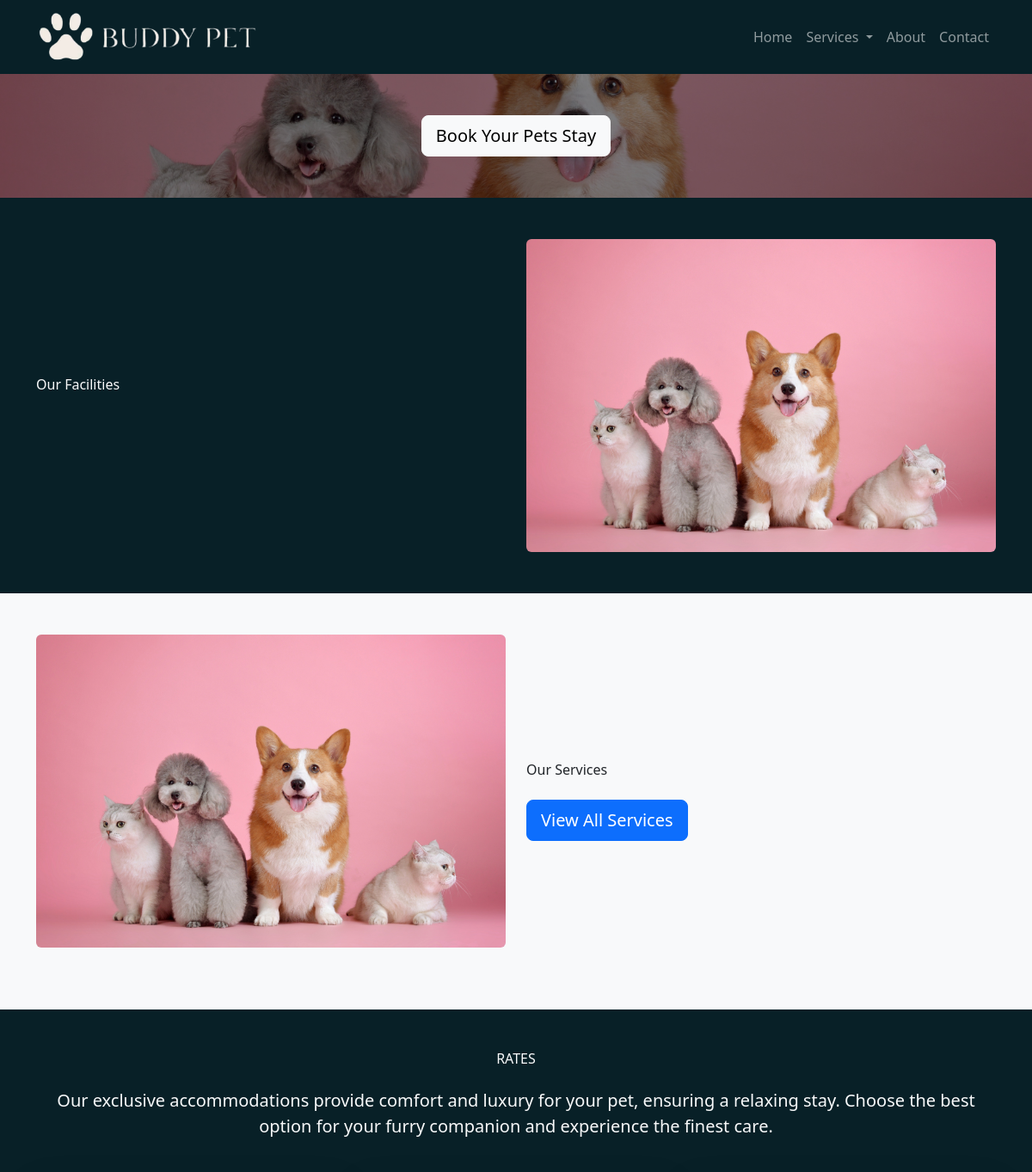
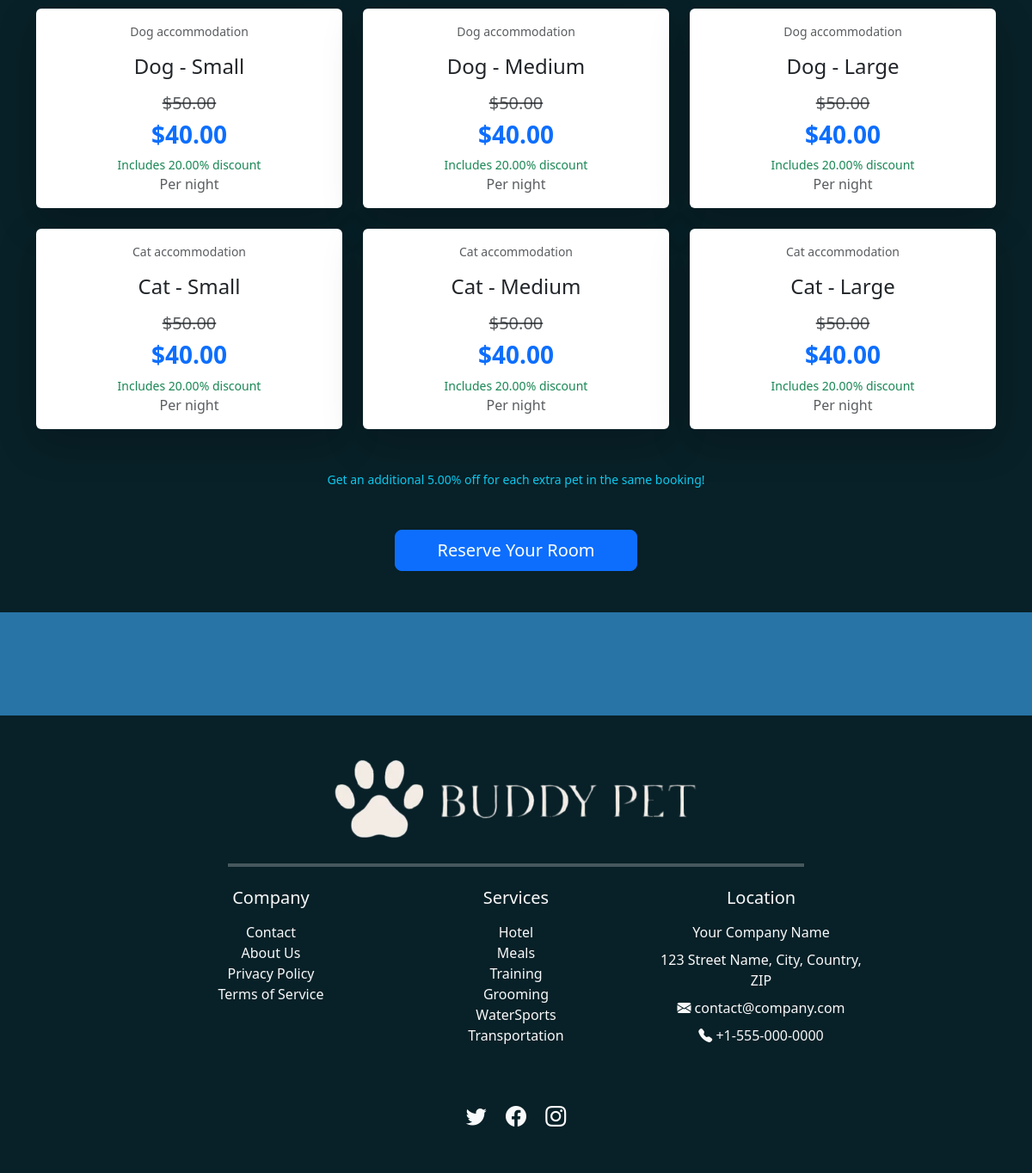
The page /hotel/ on the database its author committed (2 pictures, top to bottom).
### branding/models.py (models this page shows, shortened)
class Branding(models.Model):
    company_name = models.CharField(max_length=255, default="Your Company Name",
                                    help_text="Enter the full name of the company.")
    company_email = models.EmailField(default="contact@company.com",
                                      help_text="Enter the official company email address.")
    company_phone = models.CharField(max_length=20, default="+1-555-000-0000",
                                     help_text="Enter the company’s contact number (e.g., +1-555-000-0000).")
    company_address = models.TextField(default="123 Street Name, City, Country, ZIP",
                                       help_text="Enter the full address of the company, including city and ZIP code.")
    logo = models.ImageField(upload_to="branding/", default="default/default_logo.png",
                             help_text="Upload the website logo.")
    favicon = models.ImageField(upload_to="branding/", default="default/default_icon.ico",
                                help_text="Upload the favicon (ICO or PNG).")
    video = models.FileField(upload_to="branding/videos/", default="default/default_video.mp4", blank=True, null=True,
                             help_text="Upload a promotional or branding video file.")
    meta_keywords = models.CharField(max_length=255, blank=True,
                                     default="generic, branding, business, website, company",
                                     help_text="Enter meta keywords for SEO (comma-separated).")
    meta_description = models.TextField(blank=True, default="Enter a meta description for SEO.",
                                        help_text="Enter a meta description for SEO.")
    twitter_link = models.URLField(blank=True, default="https://twitter.com/yourcompany",
                                   help_text="Link to your Twitter profile.")
    facebook_link = models.URLField(blank=True, default="https://facebook.com/yourcompany",
                                    help_text="Link to your Facebook page.")
    instagram_link = models.URLField(blank=True, default="https://instagram.com/yourcompany",
                                     help_text="Link to your Instagram profile.")
    class Meta:
        verbose_name = "Branding"
        verbose_name_plural = "Branding"

### hotel/models.py (models this page shows, shortened)
class HotelPage(TranslatableModel):
    DEFAULT_IMAGE = 'default/placeholder.jpg'
    hero_image = models.ImageField(upload_to='hotel/', null=True, blank=True, default=DEFAULT_IMAGE)
    our_facilities_image = models.ImageField(upload_to='hotel/', null=True, blank=True, default=DEFAULT_IMAGE)
    our_services_image = models.ImageField(upload_to='hotel/', null=True, blank=True, default=DEFAULT_IMAGE)
    our_prices_subheading = models.TextField(
        default="Our exclusive accommodations provide comfort and luxury for your pet, ensuring a relaxing stay. Choose the best option for your furry companion and experience the finest care."
    )
    translations = TranslatedFields(
        hero_title=models.CharField(max_length=255, default="Your Pets Luxury Stay"),
        hero_subheading=models.TextField(default="Let Your Pet Experience ultimate comfort and sophistication in our luxurious hotel."),
        our_facilities_title=models.CharField(max_length=255, default=" Where Luxury Meets Love"),
        our_facilities_subheading=models.TextField(default="State-of-the-art amenities designed to make your pets stay seamless, with luxury and convenience at every turn."),
        our_services_title=models.CharField(max_length=255, default="Only The Best For Your Pets"),
        our_services_subheading=models.TextField(default="Exceptional service that goes above and beyond to cater to your pets every need."),
        our_prices_title=models.CharField(max_length=255, default="Our Room Prices"),
        luxury_title=models.CharField(max_length=255, default="Luxury Like No Other"),
        luxury_subheading=models.TextField(default="Let your pet indulge in the finest amenities, elegant decor, and personalized experiences.")
    )
    class Meta:
        verbose_name = "Hotel Page Content"
        verbose_name_plural = "Hotel Page Content"

### booking/models.py (models this page shows, shortened)
class RoomPrice(models.Model):
    PET_TYPE_CHOICES = [('dog', 'Dog'), ('cat', 'Cat')]
    PET_SIZE_CHOICES = [('small', 'Small'), ('medium', 'Medium'), ('large', 'Large')]
    pet_type = models.CharField(max_length=50, choices=PET_TYPE_CHOICES)
    pet_size = models.CharField(max_length=50, choices=PET_SIZE_CHOICES)
    price = models.DecimalField(max_digits=10, decimal_places=2)

class Discount(models.Model):
    overall_discount = models.DecimalField(max_digits=5, decimal_places=2, default=Decimal('0.00'), help_text="Overall discount for all rooms (as a percentage).")
    multipet_discount = models.DecimalField(max_digits=5, decimal_places=2, default=Decimal('0.00'), help_text="Discount for bookings with multiple pets (as a percentage).")

### hotel/views.py (the view)
# urls.py: path('hotel/', HotelView.as_view(), name='hotel'),
class HotelView(TemplateView):
    template_name = 'hotel.html'
    def get_context_data(self, **kwargs):
        context = super().get_context_data(**kwargs)
        discount = Discount.objects.first()
        room_prices = RoomPrice.objects.all()
        room_prices_with_discount = []
        for room in room_prices:
            original_price = room.price
            discounted_price = None
            if discount and discount.overall_discount > 0:
                discount_amount = (original_price * discount.overall_discount) / Decimal(100)
                discounted_price = original_price - discount_amount
            room_prices_with_discount.append({
                'pet_type': room.pet_type,
                'pet_size': room.pet_size,
                'original_price': original_price,
                'discounted_price': discounted_price,
            })
        context.update({
            "branding": Branding.objects.first(),
            "hotel": HotelPage.objects.first(),
            "room_prices": room_prices_with_discount,  # Updated list with discounted prices
            "discount": discount,
        })
        return context

### hotel/templates/hotel.html (shortened to what this page needs)
{% extends "base.html" %}
{% load i18n %}
    {% block extra_head %}
    {% load static %}
    <link rel="stylesheet" type="text/css" href="{% static 'home.css' %}">
    <link rel="stylesheet" type="text/css" href="{% static 'base.css' %}">
    {% endblock %}
{% block content %}
<body class="bg-light">
    <section class="hero-section pb-5 bg-primary text-white text-center d-flex justify-content-center align-items-center"
             style="background-image: url('{{ hotel.hero_image.url }}'); background-size: cover; background-position: center; position: relative;">
        <div class="container text-center" style="position: relative; z-index: 2;">
            <div class="row justify-content-center">
                <div class="col-lg-8 col-md-10">
                    <a href="{% url 'select_dates' %}" class="btn btn-light btn-lg">{% trans "Book Your Pets Stay" %}</a>
                </div>
            </div>
        </div>
    </section>
    <section class="our-story-section py-5 text-light" style="background-color: #082027;">
        <div class="container">
            <div class="row align-items-center">
                <div class="col-md-6">
                    <h6>{% trans "Our Facilities" %}</h6>
                </div>
                <div class="col-md-6">
                    <img src="{{ hotel.our_facilities_image.url }}" alt="{% trans "Our Facilities" %}" class="img-fluid rounded w-100">
                </div>
            </div>
        </div>
    </section>
    <section class="bg-light our-services-section py-5 text-dark">
        <div class="container">
            <div class="row align-items-center">
                <div class="col-md-6 order-md-1">
                    <img src="{{ hotel.our_services_image.url }}" alt="{% trans "Our Service" %}" class="img-fluid rounded w-100 mb-4">
                </div>
                <div class="col-md-6 order-md-2">
                    <h6>{% trans "Our Services" %}</h6>
                    <a href="{% url 'services' %}" class="btn btn-primary btn-lg">{% trans "View All Services" %}</a>
                </div>
            </div>
        </div>
    </section>
<section class="our-prices-section py-5 text-light" style="background-color: #082027;">
    <div class="container">
        <h6 class="text-uppercase text-center">{% trans "Rates" %}</h6>
        <p class="text-center mb-5 text-light lead">{{ hotel.our_prices_subheading }}</p>
        <div class="row">
            {% for room in room_prices %}
            <div class="col-md-4 mb-4">
                <div class="card h-100 shadow-lg border-0">
                    <div class="card-body text-center">
                        <p class="text-muted small">{{ room.pet_type|capfirst }} accommodation</p>
                        <h4 class="mb-3 text-dark">{{ room.pet_type|capfirst }} - {{ room.pet_size|capfirst }}</h4>
                        {% if room.discounted_price %}
                            <h5 class="text-muted">
                                <del>${{ room.original_price|floatformat:2 }}</del>
                            </h5>
                            <h3 class="fw-bold text-primary mb-2">${{ room.discounted_price|floatformat:2 }}</h3>
                            <p class="text-success small mb-0">{% trans "Includes" %} {{ discount.overall_discount }}{% trans "%" %} {% trans "discount" %}</p>
                        {% else %}
                            <h3 class="fw-bold text-primary mb-2">${{ room.original_price|floatformat:2 }}</h3>
                        {% endif %}
                        <p class="text-muted mb-0">{% trans "Per night" %}</p>
                    </div>
                </div>
            </div>
            {% empty %}
            <div class="col-12">
                <p class="text-center">{% trans "No room prices available at the moment." %}</p>
            </div>
            {% endfor %}
        </div>
        {% if discount.multipet_discount > 0 %}
        <div class="text-center mt-4">
            <p class="text-info small">
                {% trans "Get an additional" %} {{ discount.multipet_discount }}{% trans "%" %} {% trans "off for each extra pet in the same booking!" %}
            </p>
        </div>
        {% endif %}
        <div class="text-center mt-5">
            <a href="{% url 'select_dates' %}" class="btn btn-primary btn-lg px-5">{% trans "Reserve Your Room" %}</a>
        </div>
    </div>
</section>
    <section class="luxury-section py-5 text-center" style="background-color: #2874a6;">
    </section>
</body>
{% endblock %}

### home/templates/base.html (shortened to what this page needs)
<!DOCTYPE html>
{% load i18n %}
<html lang="{% get_current_language as LANGUAGE_CODE %}">
<head>
    {% load static %}
    <link rel="stylesheet" type="text/css" href="{% static 'base.css' %}">
    <link href="https://cdn.jsdelivr.net/npm/bootstrap@5.3.2/dist/css/bootstrap.min.css" rel="stylesheet">
    <link rel="stylesheet" href="https://cdn.jsdelivr.net/npm/bootstrap-icons/font/bootstrap-icons.css">
    {% block extra_head %}{% endblock %}
</head>
<body class="bg-light">
    <nav class="navbar navbar-expand-lg navbar-dark" style="background-color: #082027; z-index: 1000;">
        <div class="container">
            <a class="navbar-brand" href="/">
                <img src="{{ branding.logo.url }}" alt="{{ branding.company_name }}" class="img-fluid" style="max-height: 60px;">
            </a>
            <div class="collapse navbar-collapse" id="navbarNav">
                <ul class="navbar-nav ms-auto">
                    <li class="nav-item"><a class="nav-link" href="/">{% trans "Home" %}</a></li>
                    <li class="nav-item dropdown">
                        <a class="nav-link dropdown-toggle" id="navbarDropdown" role="button" data-bs-toggle="dropdown" aria-expanded="false" href="{% url 'services' %}">
                            {% trans "Services" %}
                        </a>
                    </li>
                    <li class="nav-item"><a class="nav-link" href="{% url 'about_us' %}">{% trans "About" %}</a></li>
                    <li class="nav-item"><a class="nav-link" href="{% url 'contact' %}">{% trans "Contact" %}</a></li>
                </ul>
            </div>
        </div>
    </nav>
    {% block content %} {% endblock %}
    <footer class="text-light py-5 pt-5" style="background-color: #082027;">
        <div class="container">
            <div class="row justify-content-center text-center">
                <div class="col-12 text-center mb-4">
                    <img src="{{ branding.logo.url }}" alt="{{ branding.company_name }}" class="img-fluid" style="max-height: 100px;">
                </div>
                <div class="col-12 text-center text-light mb-4">
                    <hr class="border-bottom border-2 border-white" style="width: 60%; margin: 0 auto;">
                </div>
                <div class="col-md-3 text-center mb-3">
                    <h5 class="mb-3">{% trans "Company" %}</h5>
                    <ul class="list-unstyled">
                        <li><a href="{% url 'contact' %}" class="text-light text-decoration-none">{% trans "Contact" %}</a></li>
                        <li><a href="{% url 'about_us' %}" class="text-light text-decoration-none">{% trans "About Us" %}</a></li>
                        <li><a href="{% url 'privacy_policy' %}" class="text-light text-decoration-none">{% trans "Privacy Policy" %}</a></li>
                        <li><a href="{% url 'terms_of_service' %}" class="text-light text-decoration-none">{% trans "Terms of Service" %}</a></li>
                    </ul>
                </div>
                <div class="col-md-3 text-center mb-3">
                    <h5 class="mb-3">{% trans "Services" %}</h5>
                    <ul class="list-unstyled">
                        <li><a href="{% url 'hotel' %}" class="text-light text-decoration-none">{% trans "Hotel" %}</a></li>
                        <li><a href="{% url 'meals' %}" class="text-light text-decoration-none">{% trans "Meals" %}</a></li>
                        <li><a href="{% url 'training' %}" class="text-light text-decoration-none">{% trans "Training" %}</a></li>
                        <li><a href="{% url 'grooming' %}" class="text-light text-decoration-none">{% trans "Grooming" %}</a></li>
                        <li><a href="{% url 'water_sports' %}" class="text-light text-decoration-none">{% trans "WaterSports" %}</a></li>
                        <li><a href="{% url 'transportation' %}" class="text-light text-decoration-none">{% trans "Transportation" %}</a></li>
                    </ul>
                </div>
                <div class="col-md-3 text-center text-light mb-4">
                    <h5 class="mb-3">{% trans "Location" %}</h5>
                    <p class="text-light mb-2">{{branding.company_name}}</p>
                    <p class="text-light mb-2">{{branding.company_address}}</p>
                    <a href="mailto:{{branding.company_email}}" class="text-light text-decoration-none mb-2 d-block">
                        <i class="bi bi-envelope-fill"></i> {{branding.company_email}}
                    </a>
                    <p>
                        <a href="tel:{{branding.company_phone}}" class="text-light text-decoration-none">
                            <i class="bi bi-telephone-fill"></i> {{branding.company_phone}}
                        </a>
                    </p>
                </div>
            </div>
            <div class="text-center mt-4">
                <a href="{{branding.twitter_link}}" class="text-light me-3 fs-4 text-decoration-none">
                    <i class="bi bi-twitter"></i>
                </a>
                <a href="{{branding.facebook_link}}" class="text-light me-3 fs-4 text-decoration-none">
                    <i class="bi bi-facebook"></i>
                </a>
                <a href="{{branding.instagram_link}}" class="text-light fs-4 text-decoration-none">
                    <i class="bi bi-instagram"></i>
                </a>
            </div>
        </div>
    </footer>
</body>
</html>

### rows shown on the page
Branding: logo (placeholder picture), company_name "Your Company Name", company_address "123 Street Name, City, Country, ZIP", company_email "contact@company.com", company_phone "+1-555-000-0000"
HotelPage: hero_image (placeholder picture), our_facilities_image (placeholder picture), our_services_image (placeholder picture), our_prices_subheading "Our exclusive accommodations provide comfort and luxury for your pet, ensuring a relaxing stay. Choose the best option for your furry companion and experience the finest care."
RoomPrice: pet_type "Dog", pet_type "Dog", pet_size "Small", original_price "50.00"
Discount: overall_discount "20.00" "20.00" "20.00" "20.00" "20.00" "20.00", multipet_discount "5.00"
RoomPrice: pet_type "Dog", pet_type "Dog", pet_size "Medium", original_price "50.00"
RoomPrice: pet_type "Dog", pet_type "Dog", pet_size "Large", original_price "50.00"
RoomPrice: pet_type "Cat", pet_type "Cat", pet_size "Small", original_price "50.00"
RoomPrice: pet_type "Cat", pet_type "Cat", pet_size "Medium", original_price "50.00"
RoomPrice: pet_type "Cat", pet_type "Cat", pet_size "Large", original_price "50.00"

### other values the page prints
{{ room.discounted_price|floatformat:2 }} "40.00" "40.00" "40.00" "40.00" "40.00" "40.00"
